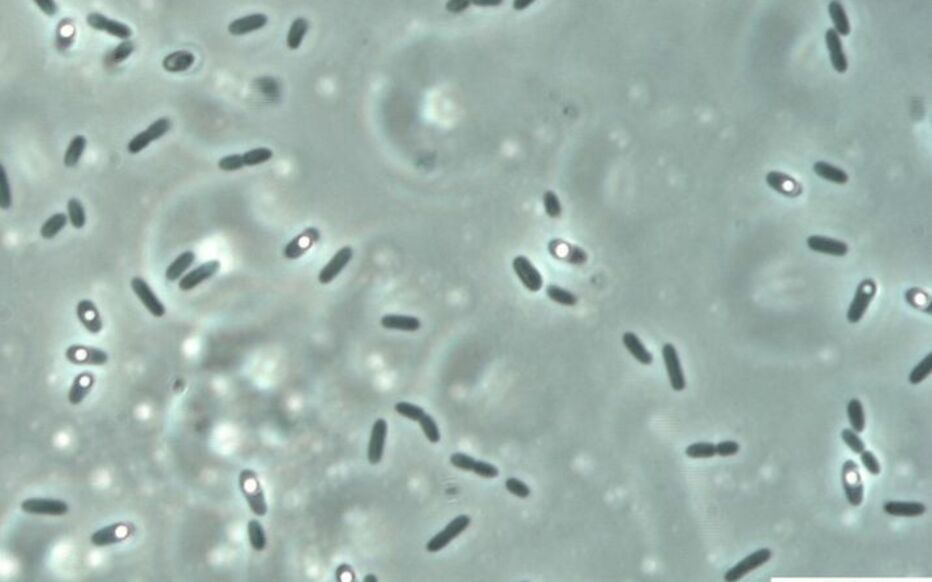
#> input picture data/bacteries/bact.jpg, 932 x 582 px
$ python Sobel.py
#> lines starting #> are read from the running program, lines starting #| are printed output that depends on the picture
import numpy as np
import scipy.ndimage
import matplotlib.pyplot as plt
from scipy import ndimage


# Afficher l'image
def display_image(image, title="Image"):
    plt.imshow(image, cmap='gray')
    plt.title(title)
    plt.axis('off')
    plt.show()


# Appliquer un filtre convolutionnel
def apply_convolution(image, kernel):
    return scipy.ndimage.convolve(image, kernel, mode='constant', cval=0.0)


# Exemple de filtre (détecteur de bord Sobel horizontal et vertical)
horizontal_sobel_kernel = np.array([[-1, 0, 1],
                                    [-2, 0, 2],
                                    [-1, 0, 1]])
vertical_sobel_kernel = np.array([[-1, -2, -1],
                                  [ 0,  0,  0],
                                  [ 1,  2,  1]]);


# Charger l'image (vous pouvez remplacer 'path_to_image.jpg' par le chemin de votre image)
image = plt.imread("bact.jpg")
#> image is the input picture: shape (582, 932, 3); mean R, G, B 159, 179.4, 172.5

# Convertir l'image en niveaux de gris si elle est en couleur
if image.ndim > 1:
    image = np.mean(image, axis=2)
#> image: shape (582, 932) float64

# Afficher l'image originale
display_image(image, title="Image originale")

# Appliquer les convolutions
gx = apply_convolution(image, horizontal_sobel_kernel)
#> in apply_convolution, `return scipy.ndimage.convolve(image, kernel, mode='constant', cval=0.0)`:
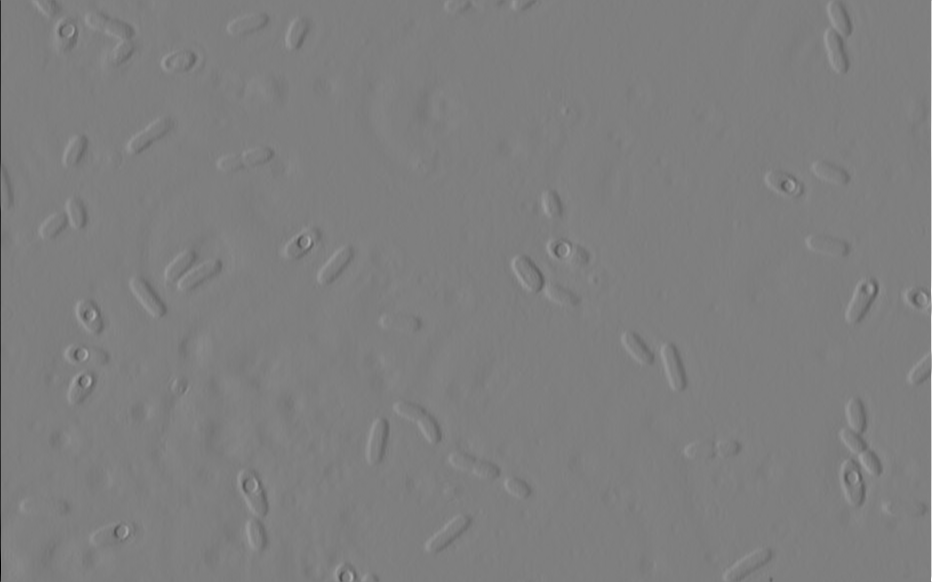
#> returned value: shape (582, 932) float64; min -1004, max 1007.7, mean 0; drawn with min black and max white
gy = apply_convolution(image, vertical_sobel_kernel)
#> in apply_convolution (call 2), `return scipy.ndimage.convolve(image, kernel, mode='constant', cval=0.0)`:
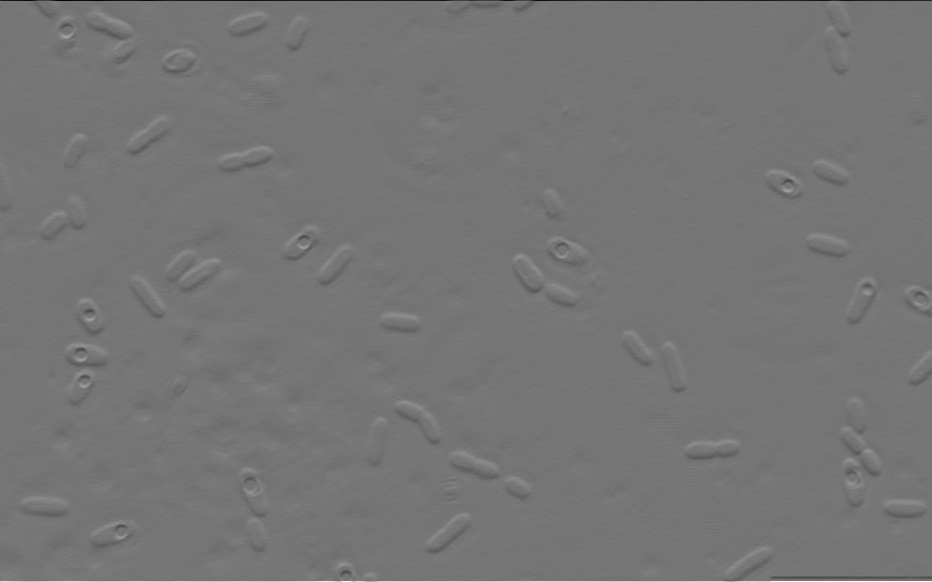
#> returned value: shape (582, 932) float64; min -868, max 1013.3, mean -0.1; drawn with min black and max white
g = np.sqrt(gx ** 2 + gy ** 2)
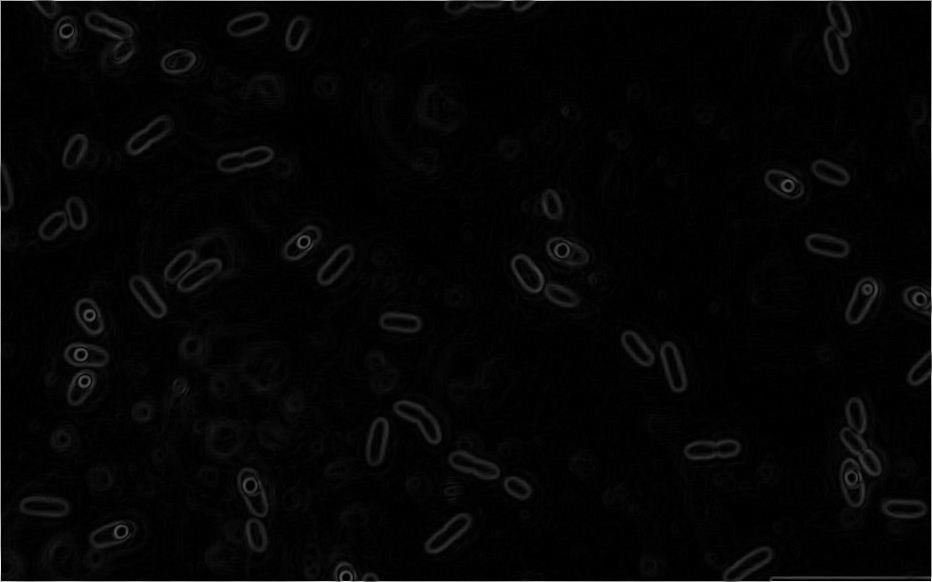
#> g: shape (582, 932) float64; min 0, max 1068.2, mean 22.7; drawn with min black and max white

# Afficher l'image filtrée
display_image(g, title="Image filtrée avec le filtre Sobel")
